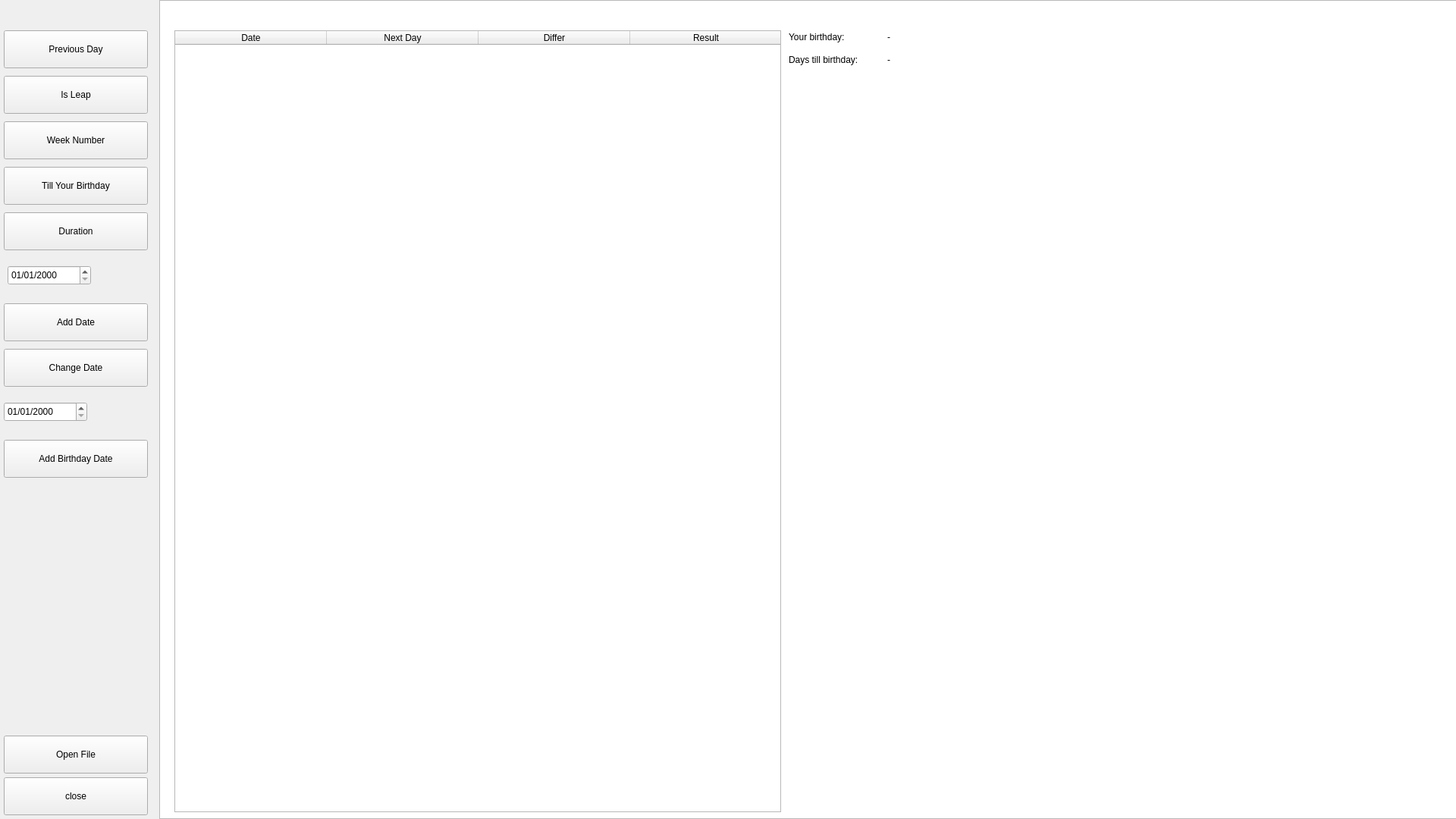
<?xml version="1.0" encoding="UTF-8"?>
<ui version="4.0">
 <class>mainwindow</class>
 <widget class="QWidget" name="mainwindow">
  <property name="geometry">
   <rect>
    <x>0</x>
    <y>0</y>
    <width>1920</width>
    <height>1080</height>
   </rect>
  </property>
  <property name="windowTitle">
   <string>mainwindow</string>
  </property>
  <widget class="QGraphicsView" name="graphicsView">
   <property name="geometry">
    <rect>
     <x>210</x>
     <y>0</y>
     <width>1711</width>
     <height>1080</height>
    </rect>
   </property>
   <property name="minimumSize">
    <size>
     <width>0</width>
     <height>0</height>
    </size>
   </property>
   <property name="maximumSize">
    <size>
     <width>1920</width>
     <height>1080</height>
    </size>
   </property>
  </widget>
  <widget class="QPushButton" name="closeButton">
   <property name="geometry">
    <rect>
     <x>5</x>
     <y>1025</y>
     <width>190</width>
     <height>50</height>
    </rect>
   </property>
   <property name="text">
    <string>close</string>
   </property>
  </widget>
  <widget class="QTableWidget" name="tableWidget">
   <property name="geometry">
    <rect>
     <x>230</x>
     <y>40</y>
     <width>800</width>
     <height>1031</height>
    </rect>
   </property>
   <property name="maximumSize">
    <size>
     <width>800</width>
     <height>16777215</height>
    </size>
   </property>
   <property name="horizontalScrollBarPolicy">
    <enum>Qt::ScrollBarAlwaysOff</enum>
   </property>
   <attribute name="horizontalHeaderDefaultSectionSize">
    <number>200</number>
   </attribute>
   <column>
    <property name="text">
     <string>Date</string>
    </property>
   </column>
   <column>
    <property name="text">
     <string>Next Day</string>
    </property>
   </column>
   <column>
    <property name="text">
     <string>Differ</string>
    </property>
   </column>
   <column>
    <property name="text">
     <string>Result</string>
    </property>
   </column>
  </widget>
  <widget class="QPushButton" name="previousDayButton">
   <property name="geometry">
    <rect>
     <x>5</x>
     <y>40</y>
     <width>190</width>
     <height>50</height>
    </rect>
   </property>
   <property name="text">
    <string>Previous Day</string>
   </property>
  </widget>
  <widget class="QPushButton" name="isLeapButton">
   <property name="geometry">
    <rect>
     <x>5</x>
     <y>100</y>
     <width>190</width>
     <height>50</height>
    </rect>
   </property>
   <property name="text">
    <string>Is Leap</string>
   </property>
  </widget>
  <widget class="QPushButton" name="birthdayButton">
   <property name="geometry">
    <rect>
     <x>5</x>
     <y>220</y>
     <width>190</width>
     <height>50</height>
    </rect>
   </property>
   <property name="text">
    <string>Till Your Birthday</string>
   </property>
  </widget>
  <widget class="QPushButton" name="weekNumberButton">
   <property name="geometry">
    <rect>
     <x>5</x>
     <y>160</y>
     <width>190</width>
     <height>50</height>
    </rect>
   </property>
   <property name="text">
    <string>Week Number</string>
   </property>
  </widget>
  <widget class="QPushButton" name="durationButton">
   <property name="geometry">
    <rect>
     <x>5</x>
     <y>280</y>
     <width>190</width>
     <height>50</height>
    </rect>
   </property>
   <property name="text">
    <string>Duration</string>
   </property>
  </widget>
  <widget class="QLabel" name="label">
   <property name="geometry">
    <rect>
     <x>1040</x>
     <y>40</y>
     <width>101</width>
     <height>17</height>
    </rect>
   </property>
   <property name="text">
    <string>Your birthday:</string>
   </property>
  </widget>
  <widget class="QLabel" name="labelBirthday">
   <property name="geometry">
    <rect>
     <x>1170</x>
     <y>40</y>
     <width>541</width>
     <height>17</height>
    </rect>
   </property>
   <property name="text">
    <string>-</string>
   </property>
  </widget>
  <widget class="QLabel" name="label_2">
   <property name="geometry">
    <rect>
     <x>1040</x>
     <y>70</y>
     <width>131</width>
     <height>17</height>
    </rect>
   </property>
   <property name="text">
    <string>Days till birthday:</string>
   </property>
  </widget>
  <widget class="QLabel" name="labelDaysTillBirthday">
   <property name="geometry">
    <rect>
     <x>1170</x>
     <y>70</y>
     <width>321</width>
     <height>17</height>
    </rect>
   </property>
   <property name="text">
    <string>-</string>
   </property>
  </widget>
  <widget class="QDateEdit" name="dateEdit">
   <property name="geometry">
    <rect>
     <x>10</x>
     <y>350</y>
     <width>110</width>
     <height>26</height>
    </rect>
   </property>
   <property name="minimumDate">
    <date>
     <year>1754</year>
     <month>9</month>
     <day>1</day>
    </date>
   </property>
   <property name="displayFormat">
    <string>dd/MM/yyyy</string>
   </property>
  </widget>
  <widget class="QPushButton" name="addButton">
   <property name="geometry">
    <rect>
     <x>5</x>
     <y>400</y>
     <width>190</width>
     <height>50</height>
    </rect>
   </property>
   <property name="text">
    <string>Add Date</string>
   </property>
  </widget>
  <widget class="QPushButton" name="changeButton">
   <property name="geometry">
    <rect>
     <x>5</x>
     <y>460</y>
     <width>190</width>
     <height>50</height>
    </rect>
   </property>
   <property name="text">
    <string>Change Date</string>
   </property>
  </widget>
  <widget class="QDateEdit" name="dateBirthdayEdit">
   <property name="geometry">
    <rect>
     <x>5</x>
     <y>530</y>
     <width>110</width>
     <height>26</height>
    </rect>
   </property>
   <property name="minimumDate">
    <date>
     <year>1754</year>
     <month>9</month>
     <day>1</day>
    </date>
   </property>
   <property name="displayFormat">
    <string>dd/MM/yyyy</string>
   </property>
  </widget>
  <widget class="QPushButton" name="addBirthdayButton">
   <property name="geometry">
    <rect>
     <x>5</x>
     <y>580</y>
     <width>190</width>
     <height>50</height>
    </rect>
   </property>
   <property name="text">
    <string>Add Birthday Date</string>
   </property>
  </widget>
  <widget class="QPushButton" name="openButton">
   <property name="geometry">
    <rect>
     <x>5</x>
     <y>970</y>
     <width>190</width>
     <height>50</height>
    </rect>
   </property>
   <property name="text">
    <string>Open File</string>
   </property>
  </widget>
 </widget>
 <resources/>
 <connections/>
</ui>
